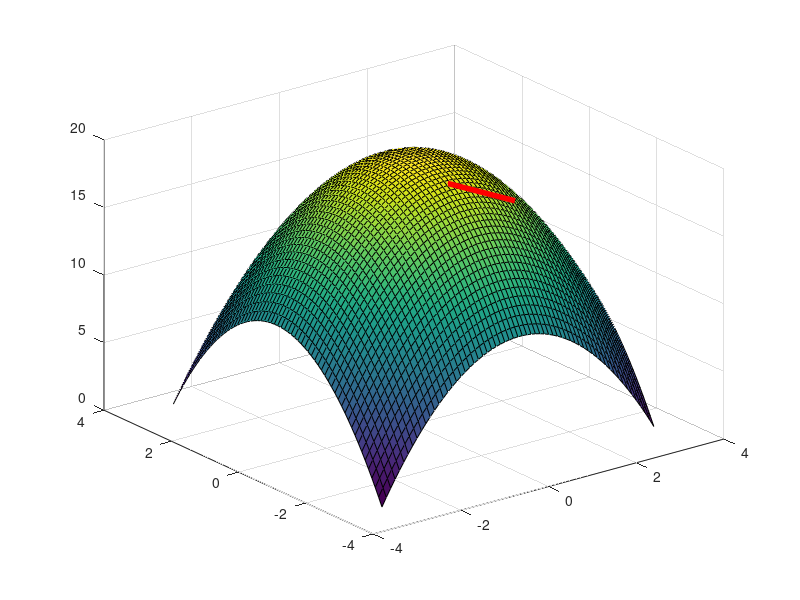

This figure's MATLAB source:
clc;
clearvars;
xlabel('x');
ylabel('y');
zlabel('z');
title('Surface');
axis equal;

f = @(x, y) 20 - x.^2 - y.^2;
x = -pi:0.1:pi;
y = -pi:0.1:pi;
[X, Y] = meshgrid(x, y);
Z = 20 - X.^2 - Y.^2;

surf(X, Y, Z);
hold on;
x0 = 0;
y0 = -1;
z0 = f(x0, y0);

h = 0.000001;
f_der_x = -2*x0
f_der_y = -2*y0

n = [-f_der_x -f_der_y 1]

x_norm = [x0 x0+n(1)];
y_norm = [y0 y0+n(2)];
z_norm = [z0 z0+n(3)];

plot3(x_norm, y_norm, z_norm, 'r', 'linewidth', 4);
